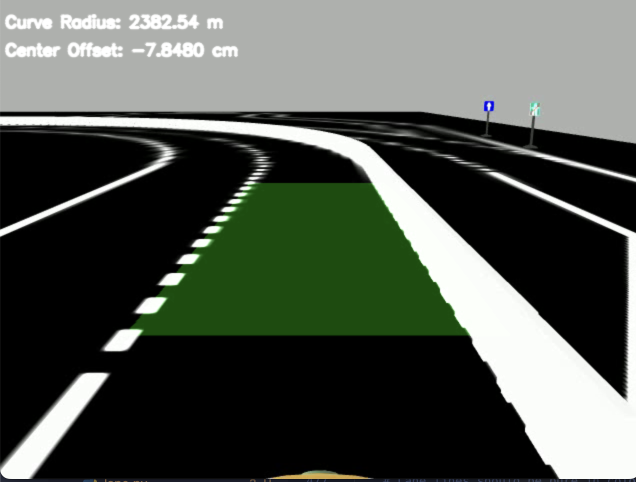
#> input picture image.jpg, 1272 x 964 px (shown at 1/2 size)
$ python test.py
#> lines starting #> are read from the running program, lines starting #| are printed output that depends on the picture
#importing some useful packages
import matplotlib.pyplot as plt
import matplotlib.image as mpimg
import numpy as np
import cv2
import glob
from collections import deque

# Needed to edit/save/watch video clips
from moviepy.editor import VideoFileClip
from IPython.display import HTML


IMG_SIZE = [640, 360]
original_frame = cv2.imread("image.jpg")
#> original_frame is the input picture: shape (964, 1272, 3); mean B, G, R 78.6, 86.6, 80.6
img = cv2.resize(original_frame,(640,360))
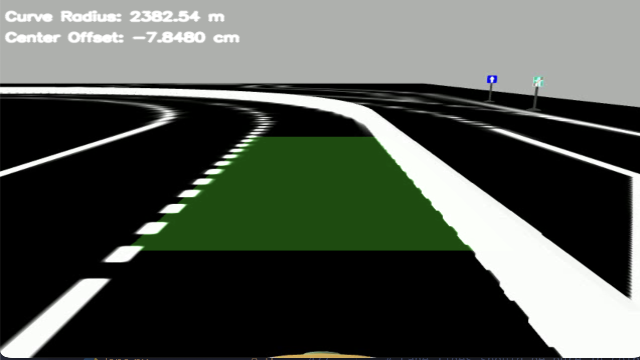
#> img: shape (360, 640, 3); mean B, G, R 78.7, 86.6, 80.7
plt.imshow(img)
#> (this line was passed over: IPython is not available in this run)
plt.show()

$ run again, with newtest.jpg copied over image.jpg
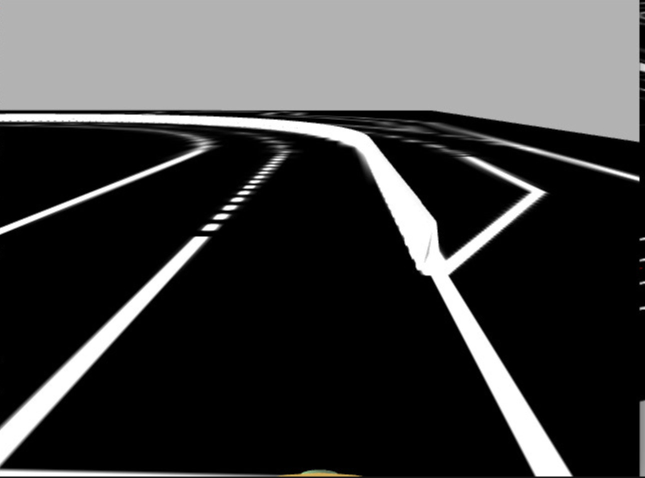
#> input picture newtest.jpg, 1290 x 956 px (shown at 1/2 size)
#> original_frame is the input picture: shape (956, 1290, 3); mean B, G, R 63.9, 63.9, 63.9
#> `img = cv2.resize(original_frame,(640,360))`:
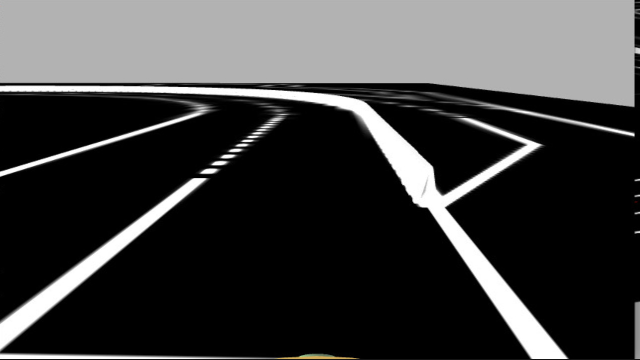
#> img: shape (360, 640, 3); mean B, G, R 63.9, 63.9, 64
